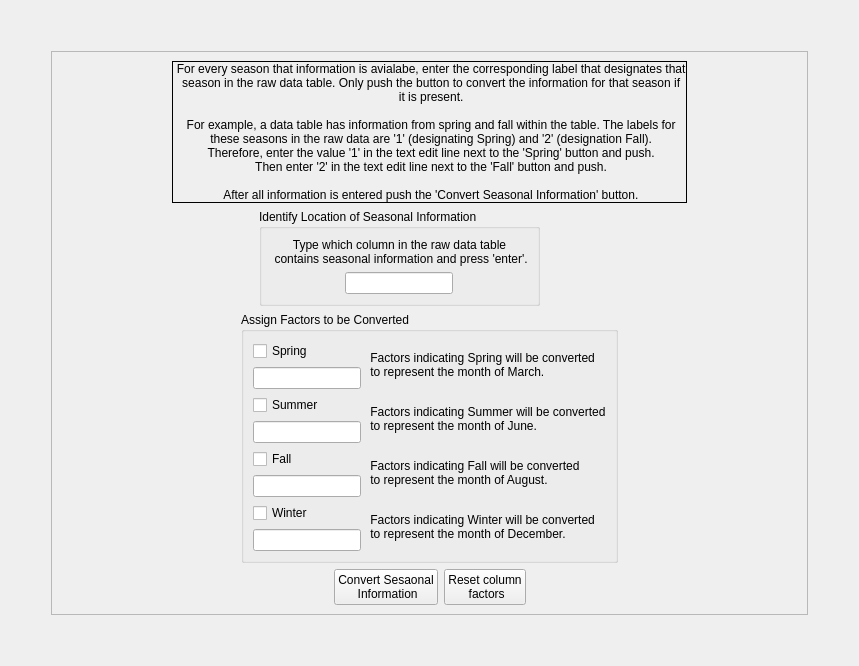
        <widget class="QWidget" name="tab_4">
         <attribute name="title">
          <string>Season to Date Converter Form</string>
         </attribute>
         <layout class="QHBoxLayout" name="horizontalLayout_55">
          <item>
           <layout class="QVBoxLayout" name="verticalLayout_48">
            <item>
             <spacer name="verticalSpacer_3">
              <property name="orientation">
               <enum>Qt::Vertical</enum>
              </property>
              <property name="sizeHint" stdset="0">
               <size>
                <width>20</width>
                <height>40</height>
               </size>
              </property>
             </spacer>
            </item>
            <item>
             <layout class="QHBoxLayout" name="horizontalLayout_48">
              <item>
               <spacer name="horizontalSpacer_83">
                <property name="orientation">
                 <enum>Qt::Horizontal</enum>
                </property>
                <property name="sizeHint" stdset="0">
                 <size>
                  <width>40</width>
                  <height>20</height>
                 </size>
                </property>
               </spacer>
              </item>
              <item>
               <widget class="QFrame" name="frame_6">
                <property name="sizePolicy">
                 <sizepolicy hsizetype="Fixed" vsizetype="Preferred">
                  <horstretch>0</horstretch>
                  <verstretch>0</verstretch>
                 </sizepolicy>
                </property>
                <property name="frameShape">
                 <enum>QFrame::StyledPanel</enum>
                </property>
                <property name="frameShadow">
                 <enum>QFrame::Raised</enum>
                </property>
                <layout class="QVBoxLayout" name="verticalLayout_71">
                 <item>
                  <layout class="QVBoxLayout" name="verticalLayout_34">
                   <item>
                    <layout class="QVBoxLayout" name="verticalLayout_33">
                     <item>
                      <layout class="QHBoxLayout" name="horizontalLayout_13">
                       <item>
                        <spacer name="horizontalSpacer_23">
                         <property name="orientation">
                          <enum>Qt::Horizontal</enum>
                         </property>
                         <property name="sizeHint" stdset="0">
                          <size>
                           <width>98</width>
                           <height>18</height>
                          </size>
                         </property>
                        </spacer>
                       </item>
                       <item>
                        <widget class="QLabel" name="labSeasConvertInstruct">
                         <property name="sizePolicy">
                          <sizepolicy hsizetype="Fixed" vsizetype="Fixed">
                           <horstretch>0</horstretch>
                           <verstretch>0</verstretch>
                          </sizepolicy>
                         </property>
                         <property name="frameShape">
                          <enum>QFrame::Box</enum>
                         </property>
                         <property name="text">
                          <string> For every season that information is avialabe, enter the corresponding label that designates that
 season in the raw data table. Only push the button to convert the information for that season if 
 it is present.

 For example, a data table has information from spring and fall within the table. The labels for
 these seasons in the raw data are '1' (designating Spring) and '2' (designation Fall).
 Therefore, enter the value '1' in the text edit line next to the 'Spring' button and push. 
 Then enter '2' in the text edit line next to the 'Fall' button and push. 

 After all information is entered push the 'Convert Seasonal Information' button.</string>
                         </property>
                         <property name="alignment">
                          <set>Qt::AlignCenter</set>
                         </property>
                        </widget>
                       </item>
                       <item>
                        <spacer name="horizontalSpacer_24">
                         <property name="orientation">
                          <enum>Qt::Horizontal</enum>
                         </property>
                         <property name="sizeHint" stdset="0">
                          <size>
                           <width>98</width>
                           <height>18</height>
                          </size>
                         </property>
                        </spacer>
                       </item>
                      </layout>
                     </item>
                     <item>
                      <layout class="QHBoxLayout" name="horizontalLayout_17">
                       <item>
                        <spacer name="horizontalSpacer_22">
                         <property name="orientation">
                          <enum>Qt::Horizontal</enum>
                         </property>
                         <property name="sizeHint" stdset="0">
                          <size>
                           <width>198</width>
                           <height>28</height>
                          </size>
                         </property>
                        </spacer>
                       </item>
                       <item>
                        <widget class="QGroupBox" name="groupBox_5">
                         <property name="sizePolicy">
                          <sizepolicy hsizetype="Fixed" vsizetype="Fixed">
                           <horstretch>0</horstretch>
                           <verstretch>0</verstretch>
                          </sizepolicy>
                         </property>
                         <property name="title">
                          <string>Identify Location of Seasonal Information</string>
                         </property>
                         <layout class="QVBoxLayout" name="verticalLayout_32">
                          <item>
                           <layout class="QVBoxLayout" name="verticalLayout_22">
                            <item>
                             <widget class="QLabel" name="label_4">
                              <property name="sizePolicy">
                               <sizepolicy hsizetype="Fixed" vsizetype="Preferred">
                                <horstretch>0</horstretch>
                                <verstretch>0</verstretch>
                               </sizepolicy>
                              </property>
                              <property name="text">
                               <string>Type which column in the raw data table
 contains seasonal information and press 'enter'.</string>
                              </property>
                              <property name="alignment">
                               <set>Qt::AlignCenter</set>
                              </property>
                             </widget>
                            </item>
                            <item>
                             <layout class="QHBoxLayout" name="laySeasConvertLabelbtnlned">
                              <item>
                               <widget class="QLineEdit" name="lnedSeasConvertLabel">
                                <property name="sizePolicy">
                                 <sizepolicy hsizetype="Fixed" vsizetype="Fixed">
                                  <horstretch>0</horstretch>
                                  <verstretch>0</verstretch>
                                 </sizepolicy>
                                </property>
                               </widget>
                              </item>
                             </layout>
                            </item>
                           </layout>
                          </item>
                         </layout>
                        </widget>
                       </item>
                       <item>
                        <spacer name="horizontalSpacer_21">
                         <property name="orientation">
                          <enum>Qt::Horizontal</enum>
                         </property>
                         <property name="sizeHint" stdset="0">
                          <size>
                           <width>258</width>
                           <height>28</height>
                          </size>
                         </property>
                        </spacer>
                       </item>
                      </layout>
                     </item>
                     <item>
                      <layout class="QHBoxLayout" name="horizontalLayout_19">
                       <item>
                        <spacer name="horizontalSpacer_19">
                         <property name="orientation">
                          <enum>Qt::Horizontal</enum>
                         </property>
                         <property name="sizeHint" stdset="0">
                          <size>
                           <width>178</width>
                           <height>28</height>
                          </size>
                         </property>
                        </spacer>
                       </item>
                       <item>
                        <widget class="QGroupBox" name="groupBox_4">
                         <property name="sizePolicy">
                          <sizepolicy hsizetype="Fixed" vsizetype="Fixed">
                           <horstretch>0</horstretch>
                           <verstretch>0</verstretch>
                          </sizepolicy>
                         </property>
                         <property name="title">
                          <string>Assign Factors to be Converted</string>
                         </property>
                         <layout class="QVBoxLayout" name="verticalLayout_31">
                          <item>
                           <layout class="QGridLayout" name="gridLayout_2">
                            <item row="0" column="0">
                             <layout class="QVBoxLayout" name="verticalLayout_23">
                              <item>
                               <widget class="QCheckBox" name="ckSpringConvert">
                                <property name="sizePolicy">
                                 <sizepolicy hsizetype="Fixed" vsizetype="Fixed">
                                  <horstretch>0</horstretch>
                                  <verstretch>0</verstretch>
                                 </sizepolicy>
                                </property>
                                <property name="text">
                                 <string>Spring</string>
                                </property>
                               </widget>
                              </item>
                              <item>
                               <widget class="QLineEdit" name="lnedSpringConvert">
                                <property name="sizePolicy">
                                 <sizepolicy hsizetype="Fixed" vsizetype="Fixed">
                                  <horstretch>0</horstretch>
                                  <verstretch>0</verstretch>
                                 </sizepolicy>
                                </property>
                               </widget>
                              </item>
                             </layout>
                            </item>
                            <item row="0" column="1">
                             <widget class="QLabel" name="label_5">
                              <property name="sizePolicy">
                               <sizepolicy hsizetype="Fixed" vsizetype="Fixed">
                                <horstretch>0</horstretch>
                                <verstretch>0</verstretch>
                               </sizepolicy>
                              </property>
                              <property name="text">
                               <string> Factors indicating Spring will be converted
 to represent the month of March.</string>
                              </property>
                             </widget>
                            </item>
                            <item row="1" column="0">
                             <layout class="QVBoxLayout" name="verticalLayout_28">
                              <item>
                               <widget class="QCheckBox" name="ckSummerConvert">
                                <property name="sizePolicy">
                                 <sizepolicy hsizetype="Fixed" vsizetype="Fixed">
                                  <horstretch>0</horstretch>
                                  <verstretch>0</verstretch>
                                 </sizepolicy>
                                </property>
                                <property name="text">
                                 <string>Summer</string>
                                </property>
                               </widget>
                              </item>
                              <item>
                               <widget class="QLineEdit" name="lnedSummerConvert">
                                <property name="sizePolicy">
                                 <sizepolicy hsizetype="Fixed" vsizetype="Fixed">
                                  <horstretch>0</horstretch>
                                  <verstretch>0</verstretch>
                                 </sizepolicy>
                                </property>
                               </widget>
                              </item>
                             </layout>
                            </item>
                            <item row="1" column="1">
                             <widget class="QLabel" name="label_6">
                              <property name="sizePolicy">
                               <sizepolicy hsizetype="Fixed" vsizetype="Fixed">
                                <horstretch>0</horstretch>
                                <verstretch>0</verstretch>
                               </sizepolicy>
                              </property>
                              <property name="text">
                               <string> Factors indicating Summer will be converted
 to represent the month of June.</string>
                              </property>
                             </widget>
                            </item>
                            <item row="2" column="0">
                             <layout class="QVBoxLayout" name="verticalLayout_29">
                              <item>
                               <widget class="QCheckBox" name="ckFallConvert">
                                <property name="sizePolicy">
                                 <sizepolicy hsizetype="Fixed" vsizetype="Fixed">
                                  <horstretch>0</horstretch>
                                  <verstretch>0</verstretch>
                                 </sizepolicy>
                                </property>
                                <property name="text">
                                 <string>Fall</string>
                                </property>
                               </widget>
                              </item>
                              <item>
                               <widget class="QLineEdit" name="lnedFallConvert">
                                <property name="sizePolicy">
                                 <sizepolicy hsizetype="Fixed" vsizetype="Fixed">
                                  <horstretch>0</horstretch>
                                  <verstretch>0</verstretch>
                                 </sizepolicy>
                                </property>
                               </widget>
                              </item>
                             </layout>
                            </item>
                            <item row="2" column="1">
                             <widget class="QLabel" name="label_7">
                              <property name="sizePolicy">
                               <sizepolicy hsizetype="Fixed" vsizetype="Fixed">
                                <horstretch>0</horstretch>
                                <verstretch>0</verstretch>
                               </sizepolicy>
                              </property>
                              <property name="text">
                               <string> Factors indicating Fall will be converted
 to represent the month of August.</string>
                              </property>
                             </widget>
                            </item>
                            <item row="3" column="0">
                             <layout class="QVBoxLayout" name="verticalLayout_30">
                              <item>
                               <widget class="QCheckBox" name="ckWinterConvert">
                                <property name="sizePolicy">
                                 <sizepolicy hsizetype="Fixed" vsizetype="Fixed">
                                  <horstretch>0</horstretch>
                                  <verstretch>0</verstretch>
                                 </sizepolicy>
                                </property>
                                <property name="text">
                                 <string>Winter</string>
                                </property>
                               </widget>
                              </item>
                              <item>
                               <widget class="QLineEdit" name="lnedWinterConvert">
                                <property name="sizePolicy">
                                 <sizepolicy hsizetype="Fixed" vsizetype="Fixed">
                                  <horstretch>0</horstretch>
                                  <verstretch>0</verstretch>
                                 </sizepolicy>
                                </property>
                               </widget>
                              </item>
                             </layout>
                            </item>
                            <item row="3" column="1">
                             <widget class="QLabel" name="label_8">
                              <property name="sizePolicy">
                               <sizepolicy hsizetype="Fixed" vsizetype="Fixed">
                                <horstretch>0</horstretch>
                                <verstretch>0</verstretch>
                               </sizepolicy>
                              </property>
                              <property name="text">
                               <string> Factors indicating Winter will be converted
 to represent the month of December.</string>
                              </property>
                             </widget>
                            </item>
                           </layout>
                          </item>
                         </layout>
                        </widget>
                       </item>
                       <item>
                        <spacer name="horizontalSpacer_20">
                         <property name="orientation">
                          <enum>Qt::Horizontal</enum>
                         </property>
                         <property name="sizeHint" stdset="0">
                          <size>
                           <width>178</width>
                           <height>28</height>
                          </size>
                         </property>
                        </spacer>
                       </item>
                      </layout>
                     </item>
                     <item>
                      <layout class="QHBoxLayout" name="horizontalLayout_20">
                       <item>
                        <spacer name="horizontalSpacer_15">
                         <property name="orientation">
                          <enum>Qt::Horizontal</enum>
                         </property>
                         <property name="sizeHint" stdset="0">
                          <size>
                           <width>258</width>
                           <height>28</height>
                          </size>
                         </property>
                        </spacer>
                       </item>
                       <item>
                        <layout class="QGridLayout" name="gridLayout_3">
                         <item row="0" column="0">
                          <widget class="QPushButton" name="btnSeasConvertConcat">
                           <property name="sizePolicy">
                            <sizepolicy hsizetype="Preferred" vsizetype="Fixed">
                             <horstretch>0</horstretch>
                             <verstretch>0</verstretch>
                            </sizepolicy>
                           </property>
                           <property name="text">
                            <string>Convert Sesaonal
 Information</string>
                           </property>
                          </widget>
                         </item>
                         <item row="0" column="1">
                          <widget class="QPushButton" name="btnSeasonReset">
                           <property name="sizePolicy">
                            <sizepolicy hsizetype="Preferred" vsizetype="Fixed">
                             <horstretch>0</horstretch>
                             <verstretch>0</verstretch>
                            </sizepolicy>
                           </property>
                           <property name="text">
                            <string>Reset column
 factors</string>
                           </property>
                          </widget>
                         </item>
                        </layout>
                       </item>
                       <item>
                        <spacer name="horizontalSpacer_16">
                         <property name="orientation">
                          <enum>Qt::Horizontal</enum>
                         </property>
                         <property name="sizeHint" stdset="0">
                          <size>
                           <width>258</width>
                           <height>28</height>
                          </size>
                         </property>
                        </spacer>
                       </item>
                      </layout>
                     </item>
                    </layout>
                   </item>
                  </layout>
                 </item>
                </layout>
                <zorder></zorder>
                <zorder></zorder>
               </widget>
              </item>
              <item>
               <spacer name="horizontalSpacer_84">
                <property name="orientation">
                 <enum>Qt::Horizontal</enum>
                </property>
                <property name="sizeHint" stdset="0">
                 <size>
                  <width>40</width>
                  <height>20</height>
                 </size>
                </property>
               </spacer>
              </item>
             </layout>
            </item>
            <item>
             <spacer name="verticalSpacer_5">
              <property name="orientation">
               <enum>Qt::Vertical</enum>
              </property>
              <property name="sizeHint" stdset="0">
               <size>
                <width>20</width>
                <height>40</height>
               </size>
              </property>
             </spacer>
            </item>
           </layout>
          </item>
         </layout>
        </widget>
